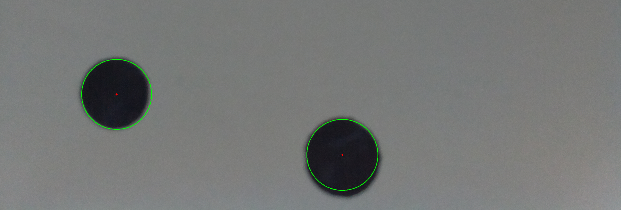
#> input picture circles.png, 621 x 210 px, given in place of the camera
$ python meanshift.py
#> lines starting #> are read from the running program, lines starting #| are printed output that depends on the picture; after the words box and inside, x2 and y2 are one past the last pixel; in counts of white or black regions, pixels touching at a corner belong together
# -*- coding: utf-8 -*-
import numpy as np
import cv2

cap = cv2.VideoCapture(0)


# take first frame of the video
ret, frame = cap.read()
#> frame is the input picture: shape (210, 621, 3); mean B, G, R 117.5, 118.8, 117

# setup initial location of window
r, h, c, w = 250, 90, 400, 125  # simply hardcoded the values
track_window = (c, r, w, h)

# set up the ROI for tracking
roi = frame[r:r+h,  c:c+w]
#> roi = empty array
hsv_roi = cv2.cvtColor(frame, cv2.COLOR_BGR2HSV)
#> hsv_roi: shape (210, 621, 3); mean H, S, V 62.9, 9.1, 119.6
mask = cv2.inRange(hsv_roi,  np.array((0.,  60., 32.)),  np.array((180., 255., 255.)))
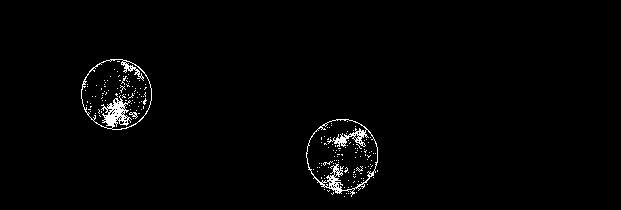
#> mask: shape (210, 621); 1.6% white in thin lines or dots, all inside (x1, y1, x2, y2) = (81, 59, 378, 197)
roi_hist = cv2.calcHist([hsv_roi], [0], mask, [180], [0, 180])
#> roi_hist = 180 values, max 354 at index 60, min 0 at index 1, mean 11.45
cv2.normalize(roi_hist, roi_hist, 0, 255, cv2.NORM_MINMAX)

# Setup the termination criteria,  either 10 iteration or move by atleast 1 pt
term_crit = (cv2.TERM_CRITERIA_EPS | cv2.TERM_CRITERIA_COUNT,  10,  1)

while(1):
    ret, frame = cap.read()

    if ret is True:
        hsv = cv2.cvtColor(frame,  cv2.COLOR_BGR2HSV)
        dst = cv2.calcBackProject([hsv], [0], roi_hist, [0, 180], 1)
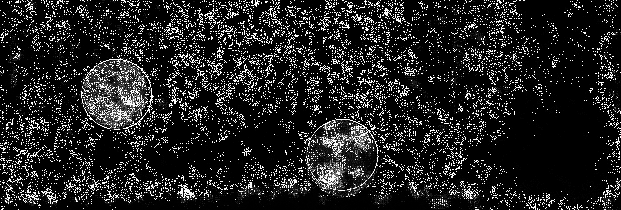
#> dst: shape (210, 621); min 0, max 255, mean 34.7

        # apply meanshift to get the new location
        ret,  track_window = cv2.meanShift(dst,  track_window,  term_crit)
#> ret = 0; track_window = (310, 105, 1, 1)

        # Draw it on image
        x,  y,  w,  h = track_window
#> x = 310; y = 105; w = 1; h = 1
        cv2.rectangle(frame,  (x,  y),  (x+w,  y+h),  255,  2)
#> frame: shape (210, 621, 3); 0.01% of pixels changed, all inside (x1, y1, x2, y2) = (309, 104, 313, 108)
        cv2.imshow('img2',  frame)

        k = cv2.waitKey(60) & 0xff
#> (key Esc is pressed here)
        if k == 27:
            break

    else:
        break

cv2.destroyAllWindows()
cap.release()
